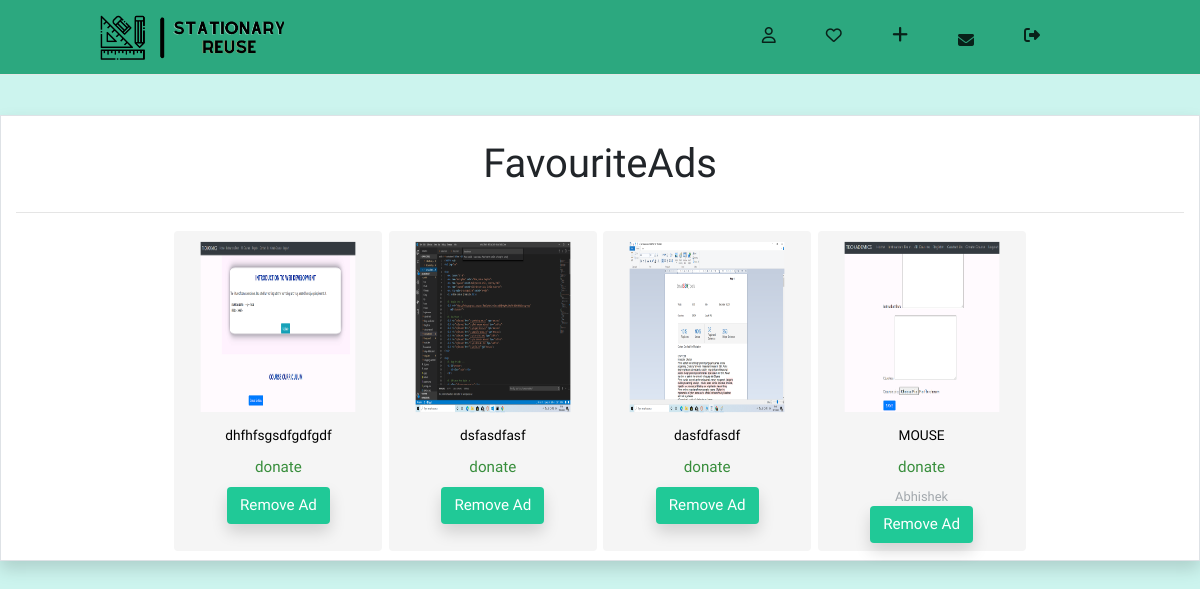
The page /favourites/parth/ (signed in) on the database as committed earlier.
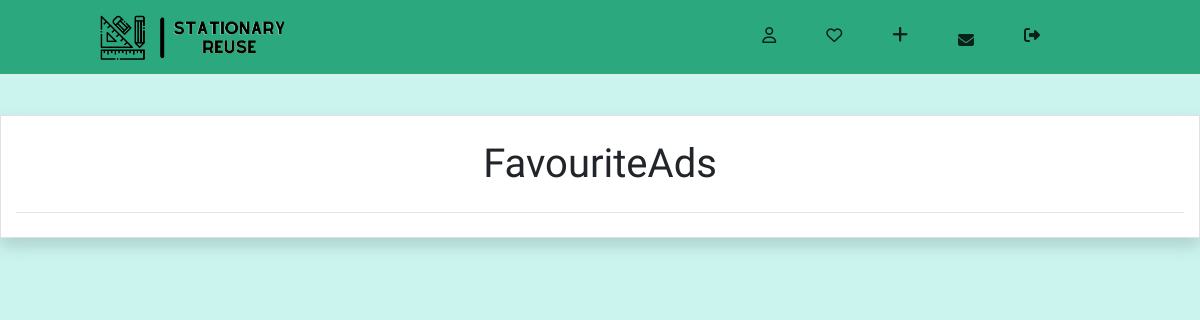
The same page on the database as committed later.
### myapp/models.py (models this page shows, shortened)
class AdsPhotosModel(models.Model):
    pic_parent = models.ForeignKey(AdsInfoModel, on_delete=models.CASCADE, related_name="photos")
    photo = models.ImageField(upload_to="photos/adpics")

class FavouriteAdsModel(models.Model):
    user = models.ForeignKey(UserInfoModel, on_delete=models.CASCADE, related_name="favourite_ads")
    ad = models.OneToOneField(AdsInfoModel, on_delete=models.CASCADE)

class AdsInfoModel(models.Model):
    user = models.ForeignKey(UserInfoModel, on_delete=models.CASCADE, related_name="posted_ads")
    purpose = models.CharField(max_length=10)
    category = models.CharField(max_length=10)
    title = models.CharField(max_length=50)
    price = models.FloatField(blank=True)
    description = models.TextField()
    posted_date = models.DateField()

class UserInfoModel(models.Model):
    user = models.OneToOneField(User, on_delete=models.CASCADE, related_name="child_user")
    profile_pic = models.ImageField(upload_to="photos/userprofilepics", blank=True)
    description = models.CharField(max_length=250, blank=True)
    phone_number = models.PositiveSmallIntegerField(null=True)
    college = models.CharField(max_length=40, blank=True)
    branch = models.CharField(max_length=40, blank=True)
    address = models.CharField(max_length=50, blank=True)
    gender = models.CharField(max_length=10, default="", blank=True, null=True)

### myapp/views.py (the view)
# urls.py: path('favourites/<str:username>/', views.ViewFavouriteAds, name="favourites"),
@login_required
def ViewFavouriteAds(request, username, pk=None, purpose=None):
    cur = User.objects.get(username=username)   # Getting the user from user model
    cur_user = UserInfoModel.objects.get(user=cur)  # Getting the user from userinfomodel
    if (pk != None and purpose == "deletead"):
        ad = FavouriteAdsModel.objects.get(pk=pk)
        ad.delete()
    elif (pk != None and purpose == "seelater"):
        cur_ad = AdsInfoModel.objects.get(pk=pk)
        FavouriteAdsModel.objects.create(user=cur_user, ad=cur_ad)
    elif (pk != None and purpose == "deleteadnew"):
        ads = FavouriteAdsModel.objects.all()
        for ad in ads:
            if ad.ad.pk == pk:
                ad.delete()
                break
    favourites = FavouriteAdsModel.objects.filter(user=cur_user)
    return render(request, "myapp/favouriteads.html", context={"favourites": favourites})

### templates/myapp/favouriteads.html (shortened to what this page needs)
<!DOCTYPE html>
{% load static %}
<html lang="en">
<head>
    <link rel="stylesheet" href="https://maxcdn.bootstrapcdn.com/font-awesome/4.7.0/css/font-awesome.min.css">
    <link rel="stylesheet" href="https://cdn.jsdelivr.net/npm/bootstrap@4.5.3/dist/css/bootstrap.min.css">
    <link rel="stylesheet" href="{% static "myapp/css/navigation.css" %}">
    <link rel="stylesheet" href="{% static "myapp/css/home.css" %}">
</head>
<body>
    <nav class="navigation">
        <div class="navigation__column">
            <a href="{% url "loginhome" username=user.username %}">
                <img src="{% static "myapp/images/logo.png" %}" />
            </a>
        </div>
        <div class="navigation__column">
            <ul class="navigations__links">
                    <li class="navigation__list-item">
                        <a href="{% url "user:profile" username=user.username %}" class="navigation__link">
                            <i class="far fa-user"></i>
                        </a>
                    </li>
                    <li class="navigation__list-item">
                        <a href="{% url "favourites" username=user.username %}" class="navigation__link">
                            <i class="far fa-heart"></i>
                        </a>
                    </li>
                    <li class="navigation__list-item">
                        <a href="{% url "postad" username=user.username %}" class="navigation__link">
                            <i class="fa fa-plus"></i>
                        </a>
                    </li>
                    <li class="navigation__list-item" style="padding-top: 5px">
                        <a href="{% url "chat:message_inbox" %}" class="navigation__link">
                            <i class="fa-solid fa-envelope"></i>
                        </a>
                    </li>
                    <li class="navigation__list-item">
                        <a href="{% url "user_logout" %}" class="navigation__link">
                            <i class="fas fa-sign-out-alt"></i>
                        </a>
                    </li>
            </ul>
        </div>
    </nav>
    <div class="container-fluid bg-white my-1 py-2 border shadow">
        <div class="row pt-3">
            <div class="col">
                <h1 style="text-align: center;">FavouriteAds</h1>
            </div>
        </div>
        <hr>
        <div class="row d-flex nowrap justify-content-center">
            {% for favourite in favourites %}
                <div class="card text-center sales">
                    {% for pic in favourite.ad.photos.all|slice:"0:1" %}
                        <img class="card-img-top p-2 img-fluid w-100" alt="Books" src="{{pic.photo.url}}">
                    {% endfor %}
                    <div class="card-body p-1" title="Shop Now!">
                        <a href="{% url "ad_description" pk=favourite.ad.pk %}">
                            <h6 class="card-title">{{favourite.ad.title}}</h6>
                        </a>
                        <a href="{% url "ad_description" pk=favourite.ad.pk %}" class="card-link">{{favourite.ad.purpose}}</a>
                        <a href="{% url "user:profile" username=favourite.ad.user.user.username %}">
                            <p class="card-subtitle text-muted">{{favourite.ad.user.user.get_full_name}}</p>
                        </a>
                        <a class="btn shadow" style="background-color: #20c997; color:white" href="{% url "favourites" username=user.username pk=favourite.pk purpose="deletead" %}" class="navigation__link">Remove Ad</a>
                    </div>
                </div>
            {% endfor %}
        </div>
    </div>
</body>
</html>

Rows that differ between the two databases and show on the page:
removed FavouriteAdsModel: ad "dhfhfsgsdfgdfgdf", ad.purpose "donate"
removed AdsPhotosModel: photo (picture), shown under "dhfhfsgsdfgdfgdf"
removed FavouriteAdsModel: ad "dsfasdfasf", ad.purpose "donate"
removed AdsPhotosModel: photo (picture), shown under "dsfasdfasf"
removed FavouriteAdsModel: ad "dasfdfasdf", ad.purpose "donate"
removed AdsPhotosModel: photo (picture), shown under "dasfdfasdf"
removed FavouriteAdsModel: ad "MOUSE", ad.purpose "donate", ad.user.user.get_full_name "Abhishek"
removed AdsPhotosModel: photo (picture), shown under "MOUSE"
